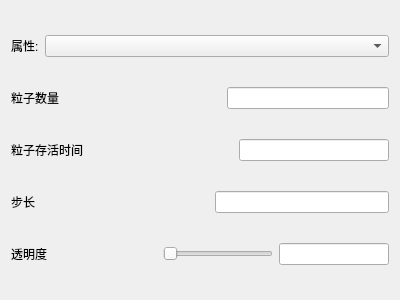
<?xml version="1.0" encoding="UTF-8"?>
<ui version="4.0">
 <class>igwFlowingStreamRepWidget</class>
 <widget class="QWidget" name="igwFlowingStreamRepWidget">
  <property name="geometry">
   <rect>
    <x>0</x>
    <y>0</y>
    <width>400</width>
    <height>300</height>
   </rect>
  </property>
  <property name="windowTitle">
   <string>Form</string>
  </property>
  <layout class="QHBoxLayout" name="horizontalLayout_6">
   <item>
    <layout class="QVBoxLayout" name="verticalLayout">
     <item>
      <layout class="QHBoxLayout" name="horizontalLayout_5">
       <item>
        <widget class="QLabel" name="label">
         <property name="sizePolicy">
          <sizepolicy hsizetype="Fixed" vsizetype="Preferred">
           <horstretch>0</horstretch>
           <verstretch>0</verstretch>
          </sizepolicy>
         </property>
         <property name="text">
          <string>属性:</string>
         </property>
        </widget>
       </item>
       <item>
        <widget class="QComboBox" name="DataArrayComboBox"/>
       </item>
      </layout>
     </item>
     <item>
      <layout class="QHBoxLayout" name="horizontalLayout">
       <item>
        <widget class="QLabel" name="particle_num_label">
         <property name="text">
          <string>粒子数量</string>
         </property>
        </widget>
       </item>
       <item>
        <spacer name="horizontalSpacer">
         <property name="orientation">
          <enum>Qt::Horizontal</enum>
         </property>
         <property name="sizeHint" stdset="0">
          <size>
           <width>40</width>
           <height>20</height>
          </size>
         </property>
        </spacer>
       </item>
       <item>
        <widget class="QLineEdit" name="particle_numEdit">
         <property name="text">
          <string/>
         </property>
        </widget>
       </item>
      </layout>
     </item>
     <item>
      <layout class="QHBoxLayout" name="horizontalLayout_2">
       <item>
        <widget class="QLabel" name="max_time_label">
         <property name="text">
          <string>粒子存活时间</string>
         </property>
        </widget>
       </item>
       <item>
        <spacer name="horizontalSpacer_2">
         <property name="orientation">
          <enum>Qt::Horizontal</enum>
         </property>
         <property name="sizeHint" stdset="0">
          <size>
           <width>40</width>
           <height>20</height>
          </size>
         </property>
        </spacer>
       </item>
       <item>
        <widget class="QLineEdit" name="max_timeEdit"/>
       </item>
      </layout>
     </item>
     <item>
      <layout class="QHBoxLayout" name="horizontalLayout_3">
       <item>
        <widget class="QLabel" name="step_label">
         <property name="text">
          <string>步长</string>
         </property>
        </widget>
       </item>
       <item>
        <spacer name="horizontalSpacer_3">
         <property name="orientation">
          <enum>Qt::Horizontal</enum>
         </property>
         <property name="sizeHint" stdset="0">
          <size>
           <width>40</width>
           <height>20</height>
          </size>
         </property>
        </spacer>
       </item>
       <item>
        <widget class="QLineEdit" name="stepEdit"/>
       </item>
      </layout>
     </item>
     <item>
      <layout class="QHBoxLayout" name="horizontalLayout_4">
       <item>
        <widget class="QLabel" name="alpha_label">
         <property name="text">
          <string>透明度</string>
         </property>
        </widget>
       </item>
       <item>
        <spacer name="horizontalSpacer_4">
         <property name="orientation">
          <enum>Qt::Horizontal</enum>
         </property>
         <property name="sizeHint" stdset="0">
          <size>
           <width>40</width>
           <height>20</height>
          </size>
         </property>
        </spacer>
       </item>
       <item>
        <widget class="QSlider" name="alphaSlider">
         <property name="orientation">
          <enum>Qt::Horizontal</enum>
         </property>
        </widget>
       </item>
       <item>
        <widget class="QLineEdit" name="alphaEdit"/>
       </item>
      </layout>
     </item>
    </layout>
   </item>
  </layout>
 </widget>
 <resources/>
 <connections/>
</ui>
